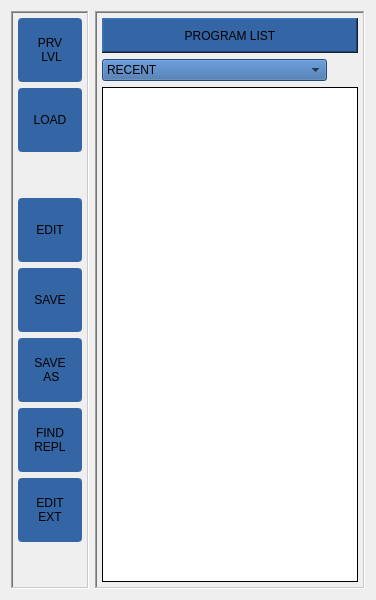
            <widget class="QWidget" name="page_7">
             <layout class="QGridLayout" name="gridLayout_38">
              <item row="0" column="0">
               <widget class="QFrame" name="gridFrame_46">
                <property name="minimumSize">
                 <size>
                  <width>0</width>
                  <height>0</height>
                 </size>
                </property>
                <property name="maximumSize">
                 <size>
                  <width>80</width>
                  <height>16777215</height>
                 </size>
                </property>
                <property name="styleSheet">
                 <string notr="true">QPushButton {
min-height: 60px;
min-width: 60px;
max-height: 60px;
max-width: 80px;
font: 14pt &quot;DejaVu Sans&quot;;
color: rgb(0,0,0);
background-color:rgb(52, 101, 164);
border-style: solid;
border-width: 2px;
border-radius: 4px;
border-color:rgb(52, 101, 164)
}

QPushButton::pressed{border-color:rgb(0,255,0)}

QPushButton::checked{border-color:rgb(0,255,0)}</string>
                </property>
                <property name="frameShape">
                 <enum>QFrame::WinPanel</enum>
                </property>
                <property name="frameShadow">
                 <enum>QFrame::Sunken</enum>
                </property>
                <layout class="QGridLayout" name="gridLayout_49">
                 <property name="leftMargin">
                  <number>5</number>
                 </property>
                 <property name="topMargin">
                  <number>5</number>
                 </property>
                 <property name="rightMargin">
                  <number>5</number>
                 </property>
                 <property name="bottomMargin">
                  <number>5</number>
                 </property>
                 <item row="7" column="0">
                  <widget class="QPushButton" name="find_replace">
                   <property name="maximumSize">
                    <size>
                     <width>84</width>
                     <height>64</height>
                    </size>
                   </property>
                   <property name="text">
                    <string>FIND
REPL</string>
                   </property>
                  </widget>
                 </item>
                 <item row="10" column="0">
                  <spacer name="verticalSpacer_4">
                   <property name="orientation">
                    <enum>Qt::Vertical</enum>
                   </property>
                   <property name="sizeHint" stdset="0">
                    <size>
                     <width>20</width>
                     <height>40</height>
                    </size>
                   </property>
                  </spacer>
                 </item>
                 <item row="8" column="0">
                  <widget class="QPushButton" name="editfile">
                   <property name="text">
                    <string>EDIT
EXT</string>
                   </property>
                  </widget>
                 </item>
                 <item row="4" column="0">
                  <widget class="QPushButton" name="save_button">
                   <property name="text">
                    <string>SAVE</string>
                   </property>
                   <property name="checkable">
                    <bool>false</bool>
                   </property>
                  </widget>
                 </item>
                 <item row="5" column="0">
                  <widget class="QPushButton" name="save_as">
                   <property name="maximumSize">
                    <size>
                     <width>84</width>
                     <height>64</height>
                    </size>
                   </property>
                   <property name="text">
                    <string>SAVE
 AS</string>
                   </property>
                  </widget>
                 </item>
                 <item row="1" column="0">
                  <widget class="QPushButton" name="navSelect">
                   <property name="text">
                    <string>LOAD</string>
                   </property>
                  </widget>
                 </item>
                 <item row="3" column="0">
                  <widget class="QPushButton" name="edit_file">
                   <property name="text">
                    <string>EDIT</string>
                   </property>
                   <property name="checkable">
                    <bool>true</bool>
                   </property>
                   <property name="checked">
                    <bool>false</bool>
                   </property>
                   <property name="autoDefault">
                    <bool>false</bool>
                   </property>
                   <property name="default">
                    <bool>false</bool>
                   </property>
                   <property name="flat">
                    <bool>false</bool>
                   </property>
                  </widget>
                 </item>
                 <item row="0" column="0">
                  <widget class="QPushButton" name="navParent">
                   <property name="text">
                    <string>PRV
 LVL</string>
                   </property>
                  </widget>
                 </item>
                 <item row="2" column="0">
                  <spacer name="verticalSpacer_2">
                   <property name="orientation">
                    <enum>Qt::Vertical</enum>
                   </property>
                   <property name="sizeHint" stdset="0">
                    <size>
                     <width>20</width>
                     <height>40</height>
                    </size>
                   </property>
                  </spacer>
                 </item>
                </layout>
               </widget>
              </item>
              <item row="0" column="1">
               <widget class="QFrame" name="gridFrame_42">
                <property name="minimumSize">
                 <size>
                  <width>225</width>
                  <height>0</height>
                 </size>
                </property>
                <property name="frameShape">
                 <enum>QFrame::WinPanel</enum>
                </property>
                <property name="frameShadow">
                 <enum>QFrame::Sunken</enum>
                </property>
                <layout class="QGridLayout" name="gridLayout_54">
                 <property name="leftMargin">
                  <number>5</number>
                 </property>
                 <property name="topMargin">
                  <number>5</number>
                 </property>
                 <property name="rightMargin">
                  <number>5</number>
                 </property>
                 <property name="bottomMargin">
                  <number>5</number>
                 </property>
                 <item row="3" column="0">
                  <widget class="FileSystemTable" name="filesystemtable">
                   <property name="styleSheet">
                    <string notr="true">font: 14pt &quot;DejaVu Sans&quot;;
color: rgb(0,0,0);</string>
                   </property>
                   <property name="frameShape">
                    <enum>QFrame::Box</enum>
                   </property>
                   <property name="frameShadow">
                    <enum>QFrame::Plain</enum>
                   </property>
                   <property name="lineWidth">
                    <number>1</number>
                   </property>
                   <property name="showGrid">
                    <bool>true</bool>
                   </property>
                   <property name="gridStyle">
                    <enum>Qt::SolidLine</enum>
                   </property>
                   <property name="sortingEnabled">
                    <bool>true</bool>
                   </property>
                   <property name="cornerButtonEnabled">
                    <bool>true</bool>
                   </property>
                   <property name="hiddenColumns" stdset="0">
                    <string>1,2</string>
                   </property>
                   <attribute name="horizontalHeaderDefaultSectionSize">
                    <number>300</number>
                   </attribute>
                   <attribute name="verticalHeaderDefaultSectionSize">
                    <number>40</number>
                   </attribute>
                   <attribute name="verticalHeaderMinimumSectionSize">
                    <number>40</number>
                   </attribute>
                  </widget>
                 </item>
                 <item row="1" column="0">
                  <widget class="QLabel" name="label_49">
                   <property name="minimumSize">
                    <size>
                     <width>0</width>
                     <height>35</height>
                    </size>
                   </property>
                   <property name="maximumSize">
                    <size>
                     <width>2250</width>
                     <height>35</height>
                    </size>
                   </property>
                   <property name="styleSheet">
                    <string notr="true">QLabel {
color: rgb(0,0,0);
background-color:rgb(52, 101, 164);
font: 14pt &quot;DejaVu Sans&quot;
}</string>
                   </property>
                   <property name="frameShape">
                    <enum>QFrame::WinPanel</enum>
                   </property>
                   <property name="frameShadow">
                    <enum>QFrame::Raised</enum>
                   </property>
                   <property name="lineWidth">
                    <number>2</number>
                   </property>
                   <property name="text">
                    <string>PROGRAM LIST</string>
                   </property>
                   <property name="alignment">
                    <set>Qt::AlignCenter</set>
                   </property>
                  </widget>
                 </item>
                 <item row="2" column="0">
                  <widget class="RecentFileComboBox" name="recentfilecombobox">
                   <property name="maximumSize">
                    <size>
                     <width>225</width>
                     <height>16777215</height>
                    </size>
                   </property>
                   <property name="styleSheet">
                    <string notr="true">

background-color:rgb(52, 101, 164);
font: 14pt &quot;DejaVu Sans&quot;;
color: rgb(0,0,0);
</string>
                   </property>
                   <property name="currentText">
                    <string>No File Loaded</string>
                   </property>
                   <item>
                    <property name="text">
                     <string>RECENT</string>
                    </property>
                   </item>
                  </widget>
                 </item>
                </layout>
               </widget>
              </item>
             </layout>
            </widget>
